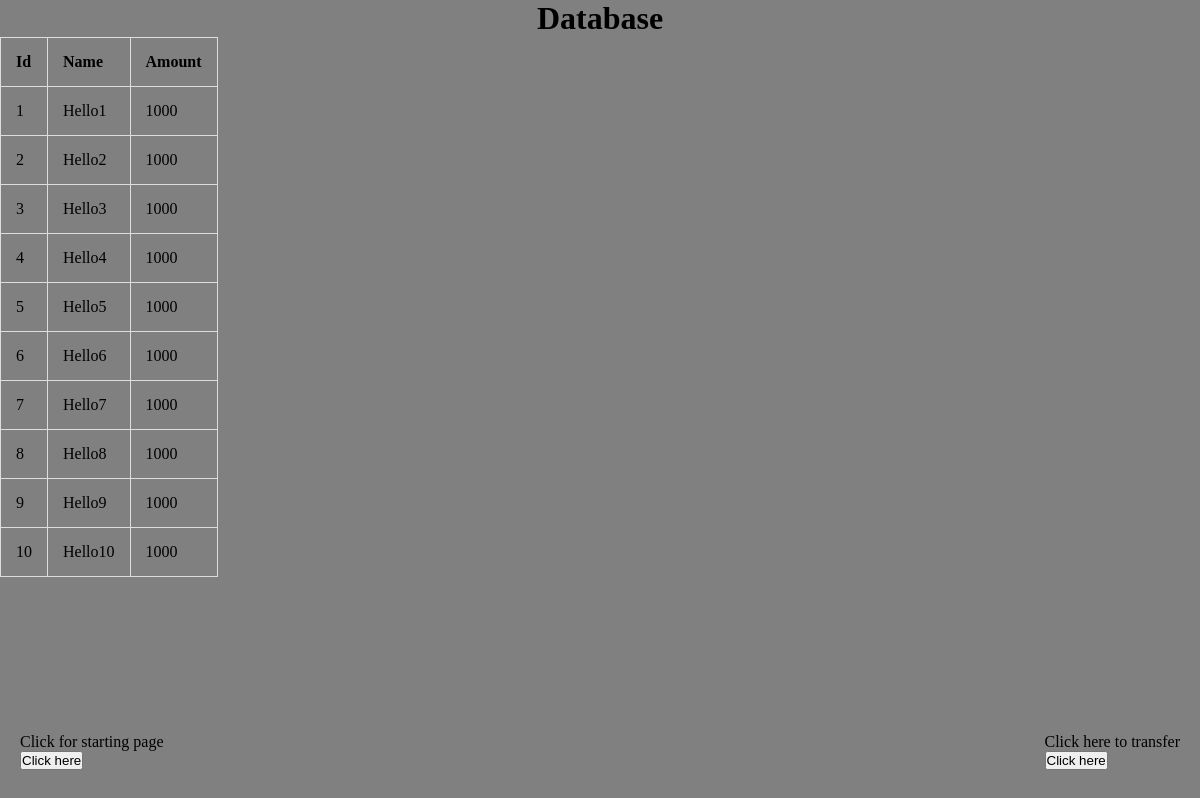
Screenshot of /display.php with the database file from the repository.
### tables this page shows
CREATE TABLE `user` (
  `Id` int(10) NOT NULL,
  `Name` varchar(255) NOT NULL,
  `Amount` int(255) NOT NULL
);

### display.php (the view, shortened to what this page needs)
<!DOCTYPE html>
<html>
	<head>
	</head>
	<link rel="stylesheet" text='text/css' href="css/design.css">
	<body >
		<div class="main-div">
			<h1 align="center">Database</h1>
			<div class="center-div">
				<div class="table-responsive">
					<table align="center">
						<thead>
							<tr>
								<th>Id</th>
								<th>Name</th>
								<th>Amount</th>
							</tr>
						</thead>
						<tbody>
							<?php
									include 'connection.php';
									$selectquery = 'select * from user';
									$query = mysqli_query($con, $selectquery);
									while ($res = mysqli_fetch_array($query)) {
							?>
							<tr>
								<td><?php   echo $res['Id'];  ?></td>
								<td><?php   echo $res['Name'];  ?></td>
								<td><?php   echo $res['Amount'];  ?></td>
							</tr>
							<?php
													}
							?>
						</tbody>
					</table>
				</div>
			</div>
		</div>
		<br>
		<br>
		<br>
		<div id="bottom">
			Click for starting page
			<a href=index.php>
				<br>
				<button class="button">Click here</button>
			</a>
		</div>
		<br>
		<div id="right">Click here to transfer
			<br>
			<a href=transfer.php>
				<button class="button">Click here</button>
			</a>
		</div>
	</body>
</html>

### css/design.css (style rules this page uses)
* { margin: 0; padding: 0; }
body { background-color: grey; }
#bottom { position: absolute; bottom: 30px; left: 20px; }
#right { position: absolute; bottom: 30px; right: 20px; }

### display.php (style rules this page uses)
table, td, th { border: 1px solid #ddd; text-align: left; }
table { border-collapse: collapse; }
th, td { padding: 15px; }

### rows the page displays
user: Id "1", Name "Hello1", Amount "1000"
user: Id "2", Name "Hello2", Amount "1000"
user: Id "3", Name "Hello3", Amount "1000"
user: Id "4", Name "Hello4", Amount "1000"
user: Id "5", Name "Hello5", Amount "1000"
user: Id "6", Name "Hello6", Amount "1000"
user: Id "7", Name "Hello7", Amount "1000"
user: Id "8", Name "Hello8", Amount "1000"
user: Id "9", Name "Hello9", Amount "1000"
user: Id "10", Name "Hello10", Amount "1000"
